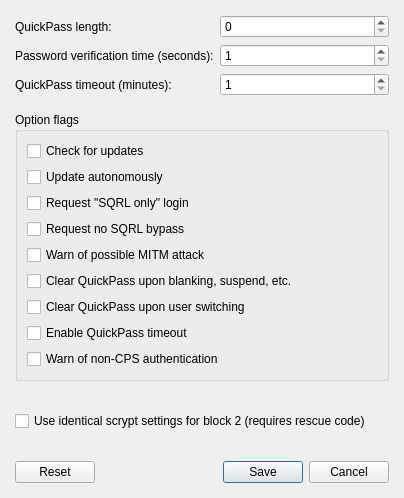
<?xml version="1.0" encoding="UTF-8"?>
<ui version="4.0">
 <class>IdentitySettingsDialog</class>
 <widget class="QDialog" name="IdentitySettingsDialog">
  <property name="geometry">
   <rect>
    <x>0</x>
    <y>0</y>
    <width>404</width>
    <height>498</height>
   </rect>
  </property>
  <property name="windowTitle">
   <string>Identity settings</string>
  </property>
  <layout class="QGridLayout" name="gridLayout">
   <property name="leftMargin">
    <number>15</number>
   </property>
   <property name="topMargin">
    <number>15</number>
   </property>
   <property name="rightMargin">
    <number>15</number>
   </property>
   <property name="bottomMargin">
    <number>15</number>
   </property>
   <item row="3" column="0">
    <widget class="QLabel" name="lblQuickPassTimeout">
     <property name="text">
      <string>QuickPass timeout (minutes):</string>
     </property>
    </widget>
   </item>
   <item row="5" column="0" colspan="3">
    <widget class="QGroupBox" name="grpOptionFlags">
     <property name="title">
      <string>Option flags</string>
     </property>
     <layout class="QVBoxLayout" name="verticalLayout">
      <property name="spacing">
       <number>6</number>
      </property>
      <item>
       <widget class="QCheckBox" name="chkCheckForUpdates">
        <property name="text">
         <string>Check for updates</string>
        </property>
       </widget>
      </item>
      <item>
       <widget class="QCheckBox" name="chkUpdateAutonomously">
        <property name="text">
         <string>Update autonomously</string>
        </property>
       </widget>
      </item>
      <item>
       <widget class="QCheckBox" name="chkRequestSqrlOnlyLogin">
        <property name="text">
         <string>Request &quot;SQRL only&quot; login</string>
        </property>
       </widget>
      </item>
      <item>
       <widget class="QCheckBox" name="chkRequstNoSqrlBypass">
        <property name="text">
         <string>Request no SQRL bypass</string>
        </property>
       </widget>
      </item>
      <item>
       <widget class="QCheckBox" name="chkMitmWarning">
        <property name="text">
         <string>Warn of possible MITM attack</string>
        </property>
       </widget>
      </item>
      <item>
       <widget class="QCheckBox" name="chkClearQuickPassOnSleep">
        <property name="text">
         <string>Clear QuickPass upon blanking, suspend, etc.</string>
        </property>
       </widget>
      </item>
      <item>
       <widget class="QCheckBox" name="chkClearQuickPassOnUserSwitch">
        <property name="text">
         <string>Clear QuickPass upon user switching</string>
        </property>
       </widget>
      </item>
      <item>
       <widget class="QCheckBox" name="chkEnableQuickPassTimeout">
        <property name="text">
         <string>Enable QuickPass timeout</string>
        </property>
       </widget>
      </item>
      <item>
       <widget class="QCheckBox" name="chkWarnOnNonCps">
        <property name="text">
         <string>Warn of non-CPS authentication</string>
        </property>
       </widget>
      </item>
     </layout>
    </widget>
   </item>
   <item row="3" column="1" colspan="2">
    <widget class="QSpinBox" name="spnQuickPassTimeout">
     <property name="minimum">
      <number>1</number>
     </property>
     <property name="maximum">
      <number>9999</number>
     </property>
     <property name="value">
      <number>1</number>
     </property>
    </widget>
   </item>
   <item row="4" column="0">
    <spacer name="verticalSpacer_2">
     <property name="orientation">
      <enum>Qt::Vertical</enum>
     </property>
     <property name="sizeType">
      <enum>QSizePolicy::Fixed</enum>
     </property>
     <property name="sizeHint" stdset="0">
      <size>
       <width>20</width>
       <height>10</height>
      </size>
     </property>
    </spacer>
   </item>
   <item row="9" column="0" colspan="3">
    <widget class="QDialogButtonBox" name="buttonBox">
     <property name="orientation">
      <enum>Qt::Horizontal</enum>
     </property>
     <property name="standardButtons">
      <set>QDialogButtonBox::Cancel|QDialogButtonBox::Reset|QDialogButtonBox::Save</set>
     </property>
    </widget>
   </item>
   <item row="2" column="1" colspan="2">
    <widget class="QSpinBox" name="spnPasswordVerifySeconds">
     <property name="minimum">
      <number>1</number>
     </property>
     <property name="maximum">
      <number>9999</number>
     </property>
     <property name="value">
      <number>1</number>
     </property>
    </widget>
   </item>
   <item row="2" column="0">
    <widget class="QLabel" name="lblPasswordVerifySeconds">
     <property name="text">
      <string>Password verification time (seconds):</string>
     </property>
    </widget>
   </item>
   <item row="8" column="0">
    <spacer name="verticalSpacer">
     <property name="orientation">
      <enum>Qt::Vertical</enum>
     </property>
     <property name="sizeHint" stdset="0">
      <size>
       <width>20</width>
       <height>40</height>
      </size>
     </property>
    </spacer>
   </item>
   <item row="0" column="0">
    <widget class="QLabel" name="lblQuickPassLength">
     <property name="text">
      <string>QuickPass length:</string>
     </property>
    </widget>
   </item>
   <item row="0" column="1" colspan="2">
    <widget class="QSpinBox" name="spnQuickPassLength">
     <property name="maximum">
      <number>999999</number>
     </property>
    </widget>
   </item>
   <item row="6" column="0">
    <spacer name="verticalSpacer_3">
     <property name="orientation">
      <enum>Qt::Vertical</enum>
     </property>
     <property name="sizeHint" stdset="0">
      <size>
       <width>20</width>
       <height>40</height>
      </size>
     </property>
    </spacer>
   </item>
   <item row="7" column="0" colspan="3">
    <widget class="QCheckBox" name="chk_UpdateBlock2">
     <property name="sizePolicy">
      <sizepolicy hsizetype="Minimum" vsizetype="Fixed">
       <horstretch>0</horstretch>
       <verstretch>0</verstretch>
      </sizepolicy>
     </property>
     <property name="text">
      <string>Use identical scrypt settings for block 2 (requires rescue code)</string>
     </property>
    </widget>
   </item>
  </layout>
 </widget>
 <tabstops>
  <tabstop>spnPasswordVerifySeconds</tabstop>
  <tabstop>spnQuickPassTimeout</tabstop>
 </tabstops>
 <resources/>
 <connections>
  <connection>
   <sender>buttonBox</sender>
   <signal>accepted()</signal>
   <receiver>IdentitySettingsDialog</receiver>
   <slot>accept()</slot>
   <hints>
    <hint type="sourcelabel">
     <x>248</x>
     <y>254</y>
    </hint>
    <hint type="destinationlabel">
     <x>157</x>
     <y>274</y>
    </hint>
   </hints>
  </connection>
  <connection>
   <sender>buttonBox</sender>
   <signal>rejected()</signal>
   <receiver>IdentitySettingsDialog</receiver>
   <slot>reject()</slot>
   <hints>
    <hint type="sourcelabel">
     <x>316</x>
     <y>260</y>
    </hint>
    <hint type="destinationlabel">
     <x>286</x>
     <y>274</y>
    </hint>
   </hints>
  </connection>
 </connections>
</ui>
